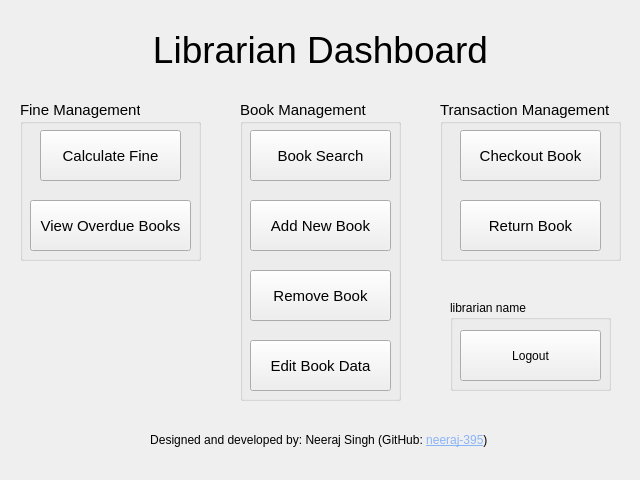
<?xml version="1.0" encoding="UTF-8"?>
<ui version="4.0">
 <class>LibrarianPortal</class>
 <widget class="QWidget" name="LibrarianPortal">
  <property name="geometry">
   <rect>
    <x>0</x>
    <y>0</y>
    <width>640</width>
    <height>480</height>
   </rect>
  </property>
  <property name="sizePolicy">
   <sizepolicy hsizetype="Fixed" vsizetype="Fixed">
    <horstretch>0</horstretch>
    <verstretch>0</verstretch>
   </sizepolicy>
  </property>
  <property name="minimumSize">
   <size>
    <width>640</width>
    <height>480</height>
   </size>
  </property>
  <property name="maximumSize">
   <size>
    <width>640</width>
    <height>480</height>
   </size>
  </property>
  <property name="sizeIncrement">
   <size>
    <width>0</width>
    <height>0</height>
   </size>
  </property>
  <property name="baseSize">
   <size>
    <width>640</width>
    <height>480</height>
   </size>
  </property>
  <property name="windowTitle">
   <string>Librarian Dashboard</string>
  </property>
  <property name="autoFillBackground">
   <bool>true</bool>
  </property>
  <widget class="QGroupBox" name="bookManageBox">
   <property name="geometry">
    <rect>
     <x>240</x>
     <y>100</y>
     <width>161</width>
     <height>301</height>
    </rect>
   </property>
   <property name="font">
    <font>
     <pointsize>11</pointsize>
    </font>
   </property>
   <property name="autoFillBackground">
    <bool>true</bool>
   </property>
   <property name="title">
    <string>Book Management</string>
   </property>
   <property name="checkable">
    <bool>false</bool>
   </property>
   <widget class="QPushButton" name="addNewBook">
    <property name="geometry">
     <rect>
      <x>10</x>
      <y>100</y>
      <width>141</width>
      <height>51</height>
     </rect>
    </property>
    <property name="sizePolicy">
     <sizepolicy hsizetype="Preferred" vsizetype="Preferred">
      <horstretch>0</horstretch>
      <verstretch>0</verstretch>
     </sizepolicy>
    </property>
    <property name="autoFillBackground">
     <bool>false</bool>
    </property>
    <property name="text">
     <string>Add New Book</string>
    </property>
   </widget>
   <widget class="QPushButton" name="removeBook">
    <property name="geometry">
     <rect>
      <x>10</x>
      <y>170</y>
      <width>141</width>
      <height>51</height>
     </rect>
    </property>
    <property name="text">
     <string>Remove Book</string>
    </property>
   </widget>
   <widget class="QPushButton" name="bookSearchBtn">
    <property name="geometry">
     <rect>
      <x>10</x>
      <y>30</y>
      <width>141</width>
      <height>51</height>
     </rect>
    </property>
    <property name="sizePolicy">
     <sizepolicy hsizetype="Preferred" vsizetype="Preferred">
      <horstretch>0</horstretch>
      <verstretch>0</verstretch>
     </sizepolicy>
    </property>
    <property name="autoFillBackground">
     <bool>false</bool>
    </property>
    <property name="text">
     <string>Book Search</string>
    </property>
   </widget>
   <widget class="QPushButton" name="editBookDataBtn">
    <property name="geometry">
     <rect>
      <x>10</x>
      <y>240</y>
      <width>141</width>
      <height>51</height>
     </rect>
    </property>
    <property name="text">
     <string>Edit Book Data</string>
    </property>
   </widget>
  </widget>
  <widget class="QLabel" name="Title">
   <property name="geometry">
    <rect>
     <x>140</x>
     <y>20</y>
     <width>361</width>
     <height>61</height>
    </rect>
   </property>
   <property name="text">
    <string>&lt;html&gt;&lt;head/&gt;&lt;body&gt;&lt;p align=&quot;center&quot;&gt;&lt;span style=&quot; font-size:28pt;&quot;&gt;Librarian Dashboard&lt;/span&gt;&lt;/p&gt;&lt;/body&gt;&lt;/html&gt;</string>
   </property>
  </widget>
  <widget class="QGroupBox" name="transactionBox">
   <property name="geometry">
    <rect>
     <x>440</x>
     <y>100</y>
     <width>181</width>
     <height>161</height>
    </rect>
   </property>
   <property name="sizePolicy">
    <sizepolicy hsizetype="Preferred" vsizetype="Fixed">
     <horstretch>0</horstretch>
     <verstretch>0</verstretch>
    </sizepolicy>
   </property>
   <property name="font">
    <font>
     <pointsize>11</pointsize>
    </font>
   </property>
   <property name="autoFillBackground">
    <bool>true</bool>
   </property>
   <property name="title">
    <string>Transaction Management</string>
   </property>
   <property name="checkable">
    <bool>false</bool>
   </property>
   <widget class="QPushButton" name="checkoutBook">
    <property name="geometry">
     <rect>
      <x>20</x>
      <y>30</y>
      <width>141</width>
      <height>51</height>
     </rect>
    </property>
    <property name="text">
     <string>Checkout Book</string>
    </property>
   </widget>
   <widget class="QPushButton" name="returnBook">
    <property name="geometry">
     <rect>
      <x>20</x>
      <y>100</y>
      <width>141</width>
      <height>51</height>
     </rect>
    </property>
    <property name="text">
     <string>Return Book</string>
    </property>
   </widget>
  </widget>
  <widget class="QGroupBox" name="fineManageBox">
   <property name="geometry">
    <rect>
     <x>20</x>
     <y>100</y>
     <width>181</width>
     <height>161</height>
    </rect>
   </property>
   <property name="font">
    <font>
     <pointsize>11</pointsize>
    </font>
   </property>
   <property name="autoFillBackground">
    <bool>true</bool>
   </property>
   <property name="title">
    <string>Fine Management</string>
   </property>
   <property name="checkable">
    <bool>false</bool>
   </property>
   <widget class="QPushButton" name="calculateFine">
    <property name="geometry">
     <rect>
      <x>20</x>
      <y>30</y>
      <width>141</width>
      <height>51</height>
     </rect>
    </property>
    <property name="sizePolicy">
     <sizepolicy hsizetype="Preferred" vsizetype="Preferred">
      <horstretch>0</horstretch>
      <verstretch>0</verstretch>
     </sizepolicy>
    </property>
    <property name="autoFillBackground">
     <bool>false</bool>
    </property>
    <property name="text">
     <string>Calculate Fine</string>
    </property>
   </widget>
   <widget class="QPushButton" name="viewOverdueBooks">
    <property name="geometry">
     <rect>
      <x>10</x>
      <y>100</y>
      <width>161</width>
      <height>51</height>
     </rect>
    </property>
    <property name="text">
     <string>View Overdue Books</string>
    </property>
   </widget>
  </widget>
  <widget class="QGroupBox" name="logoutBox">
   <property name="geometry">
    <rect>
     <x>450</x>
     <y>300</y>
     <width>161</width>
     <height>91</height>
    </rect>
   </property>
   <property name="title">
    <string>librarian name</string>
   </property>
   <widget class="QPushButton" name="logoutBtn">
    <property name="geometry">
     <rect>
      <x>10</x>
      <y>30</y>
      <width>141</width>
      <height>51</height>
     </rect>
    </property>
    <property name="text">
     <string>Logout</string>
    </property>
   </widget>
  </widget>
  <widget class="QLabel" name="Credit">
   <property name="geometry">
    <rect>
     <x>10</x>
     <y>400</y>
     <width>621</width>
     <height>81</height>
    </rect>
   </property>
   <property name="frameShape">
    <enum>QFrame::NoFrame</enum>
   </property>
   <property name="frameShadow">
    <enum>QFrame::Plain</enum>
   </property>
   <property name="text">
    <string>&lt;html&gt;&lt;head/&gt;&lt;body&gt;&lt;p align=&quot;center&quot;&gt;Designed and developed by:  Neeraj Singh (GitHub: &lt;a href=&quot;https://github.com/neeraj-395&quot;&gt;&lt;span style=&quot; text-decoration: underline; color:#8ab4f8;&quot;&gt;neeraj-395&lt;/span&gt;&lt;/a&gt;) &lt;/p&gt;&lt;/body&gt;&lt;/html&gt;</string>
   </property>
   <property name="textFormat">
    <enum>Qt::RichText</enum>
   </property>
   <property name="openExternalLinks">
    <bool>true</bool>
   </property>
  </widget>
 </widget>
 <resources/>
 <connections/>
</ui>
